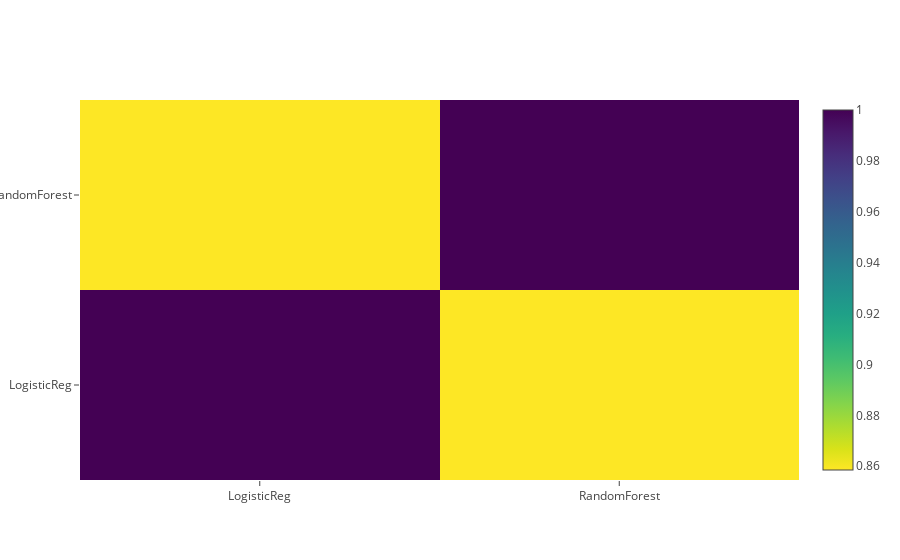

Notebook cell for this chart:
### Markdown cell above
## Checking Correlation of Different Models

### Code cell
import plotly.offline as py
py.init_notebook_mode(connected=True)
import plotly.graph_objs as go
import plotly.tools as tls

data = [
    go.Heatmap(
        z= base_predictions_train.astype(float).corr().values ,
        x=base_predictions_train.columns.values,
        y= base_predictions_train.columns.values,
          colorscale='Viridis',
            showscale=True,
            reversescale = True
    )
]
py.iplot(data, filename='labelled-heatmap')

### Figure 1 — Plotly figure (JSON) as saved in the notebook; plotly's stock layout.template omitted (floating-point values rounded to 4 significant figures)
{"data": [{"colorscale": "Viridis", "reversescale": true, "showscale": true, "type": "heatmap", "x": ["LogisticReg", "RandomForest"], "y": ["LogisticReg", "RandomForest"], "z": [[1, 0.8585], [0.8585, 1]]}], "layout": {}}
